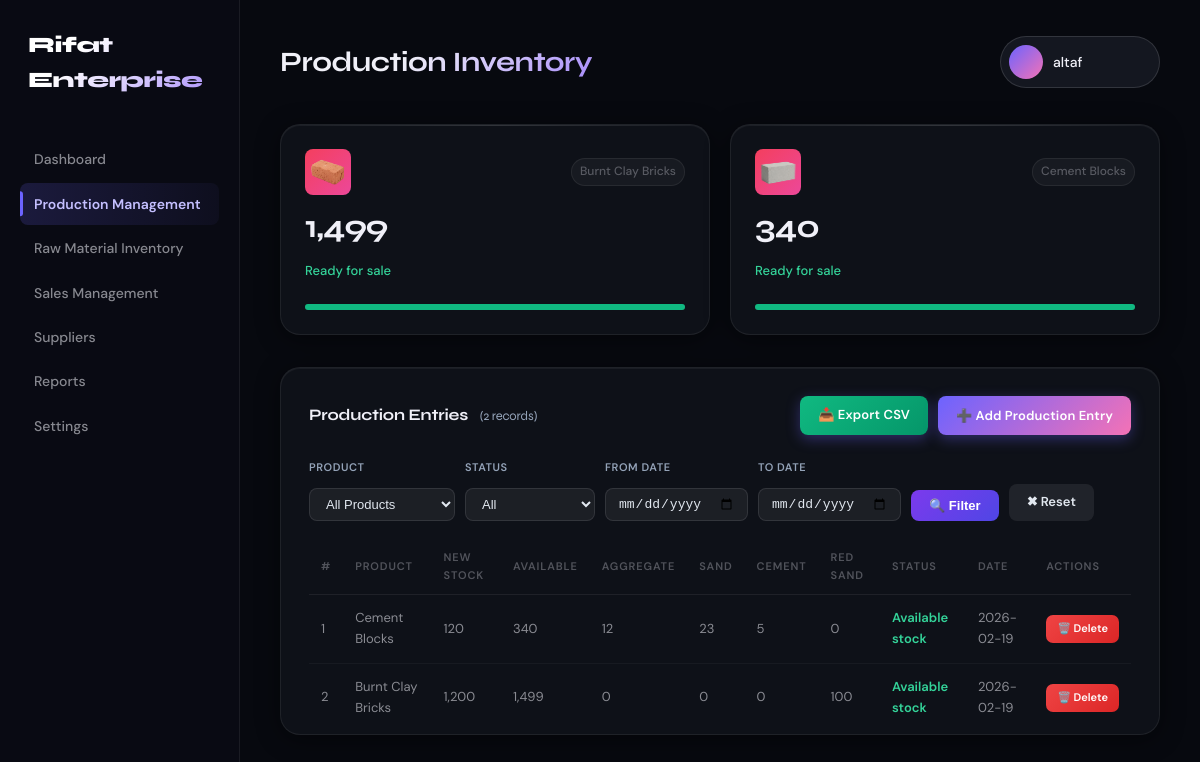
/dashboard/production_management.php (signed in), run on the app's committed database.
### tables this page shows
CREATE TABLE `production_item` (
  `id` int(11) NOT NULL,
  `name` varchar(20) NOT NULL,
  `min_stock` int(11) NOT NULL,
  `current_stock` int(11) NOT NULL,
  `price_per_unit` int(11) NOT NULL
);

CREATE TABLE `production_entries` (
  `id` int(11) NOT NULL,
  `item_id` int(11) NOT NULL,
  `new_stock` int(11) NOT NULL,
  `Available` int(11) NOT NULL,
  `aggregate_used` int(11) NOT NULL,
  `sand_used` int(11) NOT NULL,
  `cement_used` int(11) NOT NULL,
  `red_sand_used` int(11) NOT NULL,
  `status` varchar(20) NOT NULL,
  `entry_date` date NOT NULL DEFAULT current_timestamp()
);

### dashboard/production_management.php (the view, shortened to what this page needs)
<?php
include '../config.php';
function production_status($current, $min) {
    if ($current > $min) {
        return ['label' => 'Ready for sale', 'color' => '#34d399'];
    } else if ($current <= 0) {
        return ['label' => 'Out of Stock', 'color' => '#f87171'];
    } else {
        return ['label' => 'Low Stock', 'color' => '#fbbf24'];
    }
}
$s_product = isset($_GET['s_product']) ? (int)$_GET['s_product'] : 0;
$s_status  = isset($_GET['s_status'])  ? $_GET['s_status']       : '';
$s_from    = isset($_GET['s_from'])    ? $_GET['s_from']         : '';
$s_to      = isset($_GET['s_to'])      ? $_GET['s_to']           : '';
$where  = "WHERE 1=1";
$params = [];
$types  = '';
$per_page = 15;
$page_num = isset($_GET['page']) ? (int)$_GET['page'] : 1;
$offset = ($page_num - 1) * $per_page;
$count_stmt = $conn->prepare("SELECT COUNT(*) FROM production_entries pe $where");
$count_stmt->execute();
$total_rows  = $count_stmt->get_result()->fetch_row()[0];
$entry_sql  = "SELECT pe.*, pi.name AS product_name FROM production_entries pe JOIN production_item pi ON pe.item_id = pi.id $where ORDER BY pe.entry_date DESC LIMIT ? OFFSET ?";
$entry_stmt = $conn->prepare($entry_sql);
$fp   = $params;
$ft   = $types . 'ii';
$fp[] = $per_page;
$fp[] = $offset;
$entry_stmt->bind_param($ft, ...$fp);
$entry_stmt->execute();
$entries_result = $entry_stmt->get_result();
$products_list = mysqli_fetch_all(mysqli_query($conn, "SELECT * FROM production_item ORDER BY id"), MYSQLI_ASSOC);
?>
<!DOCTYPE html>
<html lang="en">
<head>
    <link rel="stylesheet" href="css/style.css">
</head>
<body>
<div class="container">
    <?php include "sidebar.php"; ?>
    <main class="main">
        <div class="header">
            <h1>Production Inventory</h1>
            <div class="profile" onclick="window.location.href='/dashboard/profile.php'" style="cursor:pointer;">
                <div class="avatar"></div>
                <span><?php echo $_SESSION["username"]; ?></span>
            </div>
        </div>
        <section class="stats-grid">
            <?php
            for ($i = 0; $i < count($products_list); $i++) {
                $prod = $products_list[$i];
                $s    = production_status($prod['current_stock'], $prod['min_stock']);
                $pct = 0;
                if ($prod['min_stock'] > 0) {
                    $pct = round($prod['current_stock'] / $prod['min_stock'] * 100);
                    if ($pct > 100) $pct = 100;
                } else {
                    $pct = 100;
                }
                if ($pct >= 100) {
                    $bar_color = '#10b981';
                } else if ($pct >= 50) {
                    $bar_color = '#f59e0b';
                } else {
                    $bar_color = '#ef4444';
                }
            ?>
            <div class="stat-card">
                <div class="stat-top">
                    <div class="stat-icon used"><?php if($prod['name'] === 'Burnt Clay Bricks') {
                            echo '<img src="../assets/images/bricks.png" alt="Bricks">';
                        } else if($prod['name'] === 'Cement Blocks') {
                            echo '<img src="../assets/images/c_block.png" alt="block">';
                        } else {
                            echo '📦';
                        }
                        ?></div>
                    <div><?php echo $prod['name']; ?></div>
                </div>
                <div class="stat-number"><?php echo number_format((int)$prod['current_stock']); ?></div>
                <div class="stat-label" style="color:<?php echo $s['color']; ?>"><?php echo $s['label']; ?></div>
                <div class="stock-bar-bg">
                    <div class="stock-bar-fill" style="width:<?php echo $pct; ?>%; background:<?php echo $bar_color; ?>;"></div>
                </div>
            </div>
            <?php } ?>
        </section>
        <section class="recent-section">
            <div class="section-header">
                <h3>Production Entries <span style="font-size:13px; color:#94a3b8; font-weight:400; margin-left:8px;">(<?php echo $total_rows; ?> records)</span></h3>
                <div style="display:flex; gap:10px;">
                    <a href="production_management.php?export_csv=1&<?php echo http_build_query(array_filter(['s_product' => $s_product, 's_status' => $s_status, 's_from' => $s_from, 's_to' => $s_to])); ?>"
                       class="upload-btn" style="background:linear-gradient(135deg,#10b981,#059669); text-decoration:none;">
                        📥 Export CSV
                    </a>
                    <button class="upload-btn" onclick="toggleProductionForm()">➕ Add Production Entry</button>
                </div>
            </div>
            <form method="GET" action="production_management.php">
                <div class="filter-bar">
                    <div class="fi">
                        <label>Product</label>
                        <select name="s_product">
                            <option value="">All Products</option>
                        </select>
                    </div>
                    <div class="fi">
                        <label>Status</label>
                        <select name="s_status">
                            <option value="">All</option>
                        </select>
                    </div>
                    <div class="fi">
                        <label>From Date</label>
                        <input type="date" name="s_from" value="<?php echo $s_from; ?>">
                    </div>
                    <div class="fi">
                        <label>To Date</label>
                        <input type="date" name="s_to" value="<?php echo $s_to; ?>">
                    </div>
                    <button type="submit" class="filter-btn btn-filter">🔍 Filter</button>
                    <a href="production_management.php" class="filter-btn btn-reset">✖ Reset</a>
                </div>
            </form>
            <table>
                <thead>
                    <tr>
                        <th>#</th>
                        <th>Product</th>
                        <th>New Stock</th>
                        <th>Available</th>
                        <th>Aggregate</th>
                        <th>Sand</th>
                        <th>Cement</th>
                        <th>Red Sand</th>
                        <th>Status</th>
                        <th>Date</th>
                        <th>Actions</th>
                    </tr>
                </thead>
                <tbody>
                    <?php
                    if ($entries_result->num_rows > 0) {
                        $row_num = ($page_num - 1) * $per_page + 1;
                        while ($entry = $entries_result->fetch_assoc()) {
                            if ($entry['status'] == 'Available stock') {
                                $status_color = '#34d399';
                            } else {
                                $status_color = '#fbbf24';
                            }
                    ?>
                        <tr>
                            <td><?php echo $row_num; $row_num++; ?></td>
                            <td><?php echo $entry['product_name']; ?></td>
                            <td><?php echo number_format((int)$entry['new_stock']); ?></td>
                            <td><?php echo number_format((int)$entry['Available']); ?></td>
                            <td><?php echo number_format((int)$entry['aggregate_used']); ?></td>
                            <td><?php echo number_format((int)$entry['sand_used']); ?></td>
                            <td><?php echo number_format((int)$entry['cement_used']); ?></td>
                            <td><?php echo number_format((int)$entry['red_sand_used']); ?></td>
                            <td style="color:<?php echo $status_color; ?>; font-weight:600;"><?php echo $entry['status']; ?></td>
                            <td><?php echo date("Y-m-d", strtotime($entry['entry_date'])); ?></td>
                            <td>
                                <div class="action-group">
                                    <a href="?delete_entry=<?php echo (int)$entry['id']; ?>" class="btn-sm btn-delete" onclick="return confirm('Delete this entry? Raw materials will be restored.')">🗑️ Delete</a>
                                </div>
                            </td>
                        </tr>
                    <?php
                        }
                    } else {
                        echo '<tr><td colspan="11" style="text-align:center; color:#94a3b8; padding:30px;">No production entries found.</td></tr>';
                    }
                    ?>
                </tbody>
            </table>
        </section>
    </main>
</div>
</body>
</html>

### dashboard/sidebar.php
<aside class="sidebar">
        <div class="logo">Rifat Enterprise</div>
        <ul class="nav-menu">
            <?php
                if($_SESSION['user_role'] === 'admin'){
                    echo `<a href="/dashboard"><li class="nav-item "><span>Dashboard</span></li></a>
                            <a href="/dashboard/production_management.php"><li class="nav-item active"><span>Production Management</span></li></a>
                            <a href="/dashboard/raw_material_management.php"><li class="nav-item"><span>Raw Material Inventory</span></li></a>
                            <a href="/dashboard/sales_management.php"><li class="nav-item"><span>Sales Management</span></li></a>
                            <a href="/dashboard/suppliers.php"><li class="nav-item"><span>Suppliers</span></li></a>
                            <a href="/dashboard/reports.php"><li class="nav-item"><span>Analysis</span></li></a>
                            <a href="/dashboard/settings.php"><li class="nav-item"><span>Settings</span></li></a>`;
                }else{
                    $permissions = json_decode($_SESSION['permissions'], true);
                    $menu_items = [
                        "dashboard" => "Dashboard",
                        "production_management" => "Production Management",
                        "raw_material_management" => "Raw Material Inventory",
                        "sales_management" => "Sales Management",
                        "suppliers" => "Suppliers",
                        "reports" => "Reports",
                        "settings" => "Settings"
                    ];
                    foreach ($menu_items as $page => $label) {
                        if (in_array($page, $permissions, true)) {
                            $active_class = ($_SERVER['PHP_SELF'] === "/dashboard/{$page}.php") ? 'active' : '';
                            echo "<a href=\"/dashboard/{$page}.php\"><li class=\"nav-item {$active_class}\"><span>{$label}</span></li></a>";
                        }
                    }
                }
            ?>
        </ul>
    </aside>

### dashboard/production_management.php (style rules this page uses)
.filter-bar { display:flex; flex-wrap:wrap; gap:10px; margin-bottom:18px; align-items:flex-end; }
.filter-bar .fi { display:flex; flex-direction:column; gap:4px; }
.filter-bar label { font-size:11px; color:#94a3b8; text-transform:uppercase; letter-spacing:.05em; }
.filter-bar input, .filter-bar select { background:rgba(255,255,255,.06); border:1px solid rgba(255,255,255,.1); color:#e2e8f0; border-radius:8px; padding:7px 12px; font-size:13px; min-width:130px; }
.filter-btn { padding:8px 18px; border-radius:8px; border:none; cursor:pointer; font-weight:600; font-size:13px; align-self:flex-end; }
.btn-filter { background:linear-gradient(135deg,#7c3aed,#4f46e5); color:#fff; }
.btn-reset { background:rgba(255,255,255,.08); color:#e2e8f0; text-decoration:none; text-align:center; }
.action-group { display:flex; gap:6px; flex-wrap:wrap; }
.btn-sm { padding:5px 11px; border-radius:7px; font-size:11px; font-weight:600; border:none; cursor:pointer; text-decoration:none; display:inline-block; white-space:nowrap; color:#fff; }
.btn-delete { background:linear-gradient(135deg,#ef4444,#dc2626); }
.stock-bar-bg { background:rgba(255,255,255,.08); border-radius:4px; height:6px; margin-top:6px; }
.stock-bar-fill { height:6px; border-radius:4px; }

### data on the page
production_item: name "Burnt Clay Bricks", current_stock "1,499", current_stock+min_stock "Ready for sale"
production_item: name "Cement Blocks", current_stock "340", current_stock+min_stock "Ready for sale"
production_entries: item.name "Cement Blocks", new_stock "120", Available "340", aggregate_used "12", sand_used "23", cement_used "5", red_sand_used "0", status "Available stock", entry_date "2026-02-19"
production_entries: item.name "Burnt Clay Bricks", new_stock "1,200", Available "1,499", aggregate_used "0", sand_used "0", cement_used "0", red_sand_used "100", status "Available stock", entry_date "2026-02-19"

### other printed values
$label "Dashboard"
$label "Production Management"
$label "Raw Material Inventory"
$label "Sales Management"
$label "Suppliers"
$label "Reports"
$label "Settings"
$_SESSION["username"] "altaf"
$total_rows "2"
